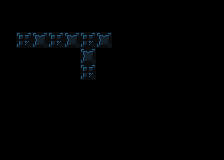

This game map was drawn from its Tiled (.tmx) file and the tilesets committed beside it. A one-line description and the full map source follow:
An orthogonal 14x10 tile map with 16x16 px tiles, 1 tile layer (background) and 20 objects (17x tile, actor, moveable_tile, finish_tile).

<map version="1.4" tiledversion="1.4.3" orientation="orthogonal" renderorder="right-down" width="14" height="10" tilewidth="16" tileheight="16" infinite="0" nextlayerid="6" nextobjectid="139">
 <properties>
  <property name="display_name" value="Push It" />
  <property name="next_level" value="./data/levels/tmx/L4-Pushing2.tmx" />
  <property name="player_bomb_count" value="0" />
 </properties>
 <tileset firstgid="1" name="newtiledsheet" tilewidth="16" tileheight="16" tilecount="180" columns="9">
  <image source="../../newtiledsheet.png" width="144" height="320" />
  <tile id="0">
   <properties>
    <property name="destructable" value="" />
    <property name="solid" value="1" />
   </properties>
  </tile>
  <tile id="1">
   <properties>
    <property name="destructable" value="" />
    <property name="solid" value="1" />
   </properties>
  </tile>
  <tile id="2">
   <properties>
    <property name="destructable" value="" />
    <property name="solid" value="1" />
   </properties>
  </tile>
  <tile id="3">
   <properties>
    <property name="destructable" value="" />
    <property name="solid" value="1" />
   </properties>
  </tile>
  <tile id="4">
   <properties>
    <property name="destructable" value="" />
    <property name="solid" value="" />
   </properties>
  </tile>
  <tile id="9">
   <properties>
    <property name="destructable" value="" />
    <property name="solid" value="1" />
   </properties>
  </tile>
  <tile id="10">
   <properties>
    <property name="destructable" value="" />
    <property name="solid" value="1" />
   </properties>
  </tile>
  <tile id="11">
   <properties>
    <property name="destructable" value="" />
    <property name="solid" value="1" />
   </properties>
  </tile>
  <tile id="12">
   <properties>
    <property name="destructable" value="" />
    <property name="solid" value="1" />
   </properties>
  </tile>
  <tile id="13">
   <properties>
    <property name="destructable" value="" />
    <property name="solid" value="" />
   </properties>
  </tile>
  <tile id="18">
   <properties>
    <property name="destructable" value="" />
    <property name="solid" value="" />
   </properties>
  </tile>
  <tile id="19">
   <properties>
    <property name="destructable" value="" />
    <property name="solid" value="" />
   </properties>
  </tile>
  <tile id="20">
   <properties>
    <property name="destructable" type="bool" value="true" />
    <property name="solid" value="1" />
   </properties>
  </tile>
  <tile id="27">
   <properties>
    <property name="destructable" value="" />
    <property name="solid" value="1" />
   </properties>
  </tile>
  <tile id="28">
   <properties>
    <property name="destructable" value="" />
    <property name="solid" value="1" />
   </properties>
  </tile>
  <tile id="29">
   <properties>
    <property name="destructable" value="1" />
    <property name="solid" value="1" />
   </properties>
  </tile>
  <tile id="30">
   <properties>
    <property name="destructable" value="" />
    <property name="solid" value="1" />
   </properties>
  </tile>
  <tile id="31">
   <properties>
    <property name="destructable" value="" />
    <property name="solid" value="" />
   </properties>
  </tile>
  <tile id="32">
   <properties>
    <property name="destructable" value="" />
    <property name="solid" value="" />
   </properties>
  </tile>
  <tile id="54">
   <properties>
    <property name="destructable" value="" />
    <property name="solid" value="True" />
   </properties>
  </tile>
  <tile id="58">
   <properties>
    <property name="destructable" value="" />
    <property name="solid" value="" />
   </properties>
  </tile>
 </tileset>
 <layer id="1" name="background" width="14" height="10">
  <data encoding="csv">
27,27,27,27,27,27,27,27,22,22,22,22,22,22,
27,27,27,27,27,27,27,27,22,22,22,22,22,22,
27,19,20,19,20,19,20,27,27,27,27,27,27,22,
27,27,36,36,27,20,27,27,27,27,27,27,27,22,
27,27,27,27,27,19,27,27,22,27,27,27,22,22,
27,27,27,27,27,27,27,27,22,22,22,22,22,22,
27,27,27,27,27,27,27,27,27,22,22,22,22,22,
22,22,22,22,22,27,27,27,27,22,22,22,22,22,
22,22,22,22,22,22,22,22,22,22,22,22,22,22,
22,22,22,22,22,22,22,22,22,22,22,22,22,22
</data>
 </layer>
 <objectgroup id="4" name="objects">
  <object id="88" type="tile" gid="1" x="16" y="32" width="16" height="16" />
  <object id="89" type="tile" gid="1" x="16" y="32" width="16" height="16" />
  <object id="90" type="tile" gid="1" x="32" y="32" width="16" height="16" />
  <object id="91" type="tile" gid="1" x="48" y="32" width="16" height="16" />
  <object id="104" type="tile" gid="10" x="16" y="64" width="16" height="16" />
  <object id="105" type="tile" gid="10" x="32" y="64" width="16" height="16" />
  <object id="106" type="tile" gid="10" x="48" y="64" width="16" height="16" />
  <object id="117" type="tile" gid="11" x="0" y="48" width="16" height="16" />
  <object id="124" type="actor" gid="46" x="16" y="48" width="16" height="16" />
  <object id="126" type="moveable_tile" gid="45" x="80" y="48" width="16" height="16" />
  <object id="128" type="finish_tile" gid="33" x="64" y="80" width="16" height="16" />
  <object id="129" type="tile" gid="1" x="64" y="32" width="16" height="16" />
  <object id="130" type="tile" gid="1" x="80" y="32" width="16" height="16" />
  <object id="131" type="tile" gid="1" x="96" y="32" width="16" height="16" />
  <object id="132" type="tile" gid="10" x="64" y="64" width="16" height="16" />
  <object id="133" type="tile" gid="10" x="64" y="96" width="16" height="16" />
  <object id="134" type="tile" gid="10" x="80" y="96" width="16" height="16" />
  <object id="135" type="tile" gid="2" x="96" y="64" width="16" height="16" />
  <object id="136" type="tile" gid="2" x="96" y="80" width="16" height="16" />
  <object id="137" type="tile" gid="2" x="112" y="48" width="16" height="16" />
 </objectgroup>
</map>
